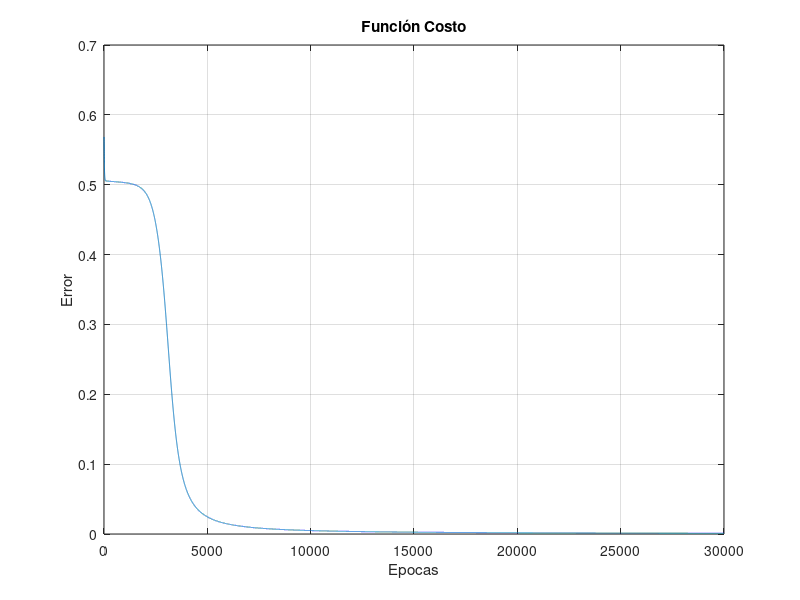

The MATLAB source for this figure:
close all; clear, clc

eta = 0.1;
epochs = 30000;

X = [1 0 0;
     1 0 1;
     1 1 0;
     1 1 1];

Y = [1; 0; 0; 1];

w1 = rand(2, 3)*2-1;
w2 = rand(1, 3)*2-1;

sig = @(x) 1 ./ (1 + exp(-x));
dsig = @(x) exp(-x) ./ (1 + exp(-x)).^2;

error = zeros(epochs, 1);

for epoch = 1 : epochs
    e = 0;
    for i = 1 : length(X)
        x = X(i,:)';
        y = Y(i);
        
        % Propagacion hacia adelante
        z1 = w1 * x;
        h = [1; sig(z1)];
        z2 = w2 * h;
        o = sig(z2);
    
        % Calculo del error
        e = e + 0.5 * (y - o).^2;

        % Retropropagacion
        delta_o = (o - y) * dsig(z2);
        delta_h = dsig(z1) .* (w2(2:end)' * delta_o);

        % Actualización de los pesos
        w2 = w2 - eta * delta_o * h';
        w1 = w1 - eta * delta_h * x';
    end

    error(epoch) = e;
end

disp('Pesos capa oculta:')
disp(w1)
disp('Pesos capa salida:')
disp(w2)

disp('Resultados:')
for i = 1 : length(X)
    x = X(i,:)';
    y = Y(i);

    z1 = w1 * x;
    h = [1; sig(z1)];
    z2 = w2 * h;
    o = sig(z2);

    fprintf('Entrada: [%d %d], Salida: %.1f\n', X(i,1), X(i,2), o)
end

plot(1:epochs, error)
title('Función Costo'), xlabel('Epocas'), ylabel('Error'), grid on